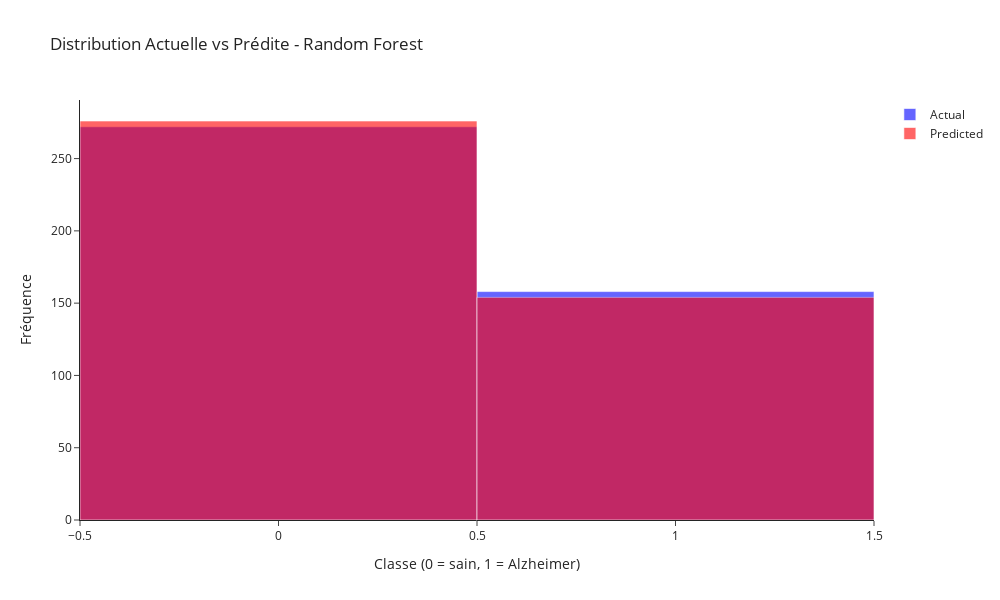

The notebook cell saved with this chart:
### Code cell
model_name = 'Random Forest'
model = RandomForestClassifier()
param_grid = {
    'model__n_estimators': [50, 100, 200],
    'model__max_depth': [3, 5, 7, None]
}

# Entraîner
best_model = train_model(model_name, model, param_grid, X_train, y_train)

# Évaluer
train_acc, test_acc = evaluate_model(best_model, X_train, y_train, X_test, y_test)

# Sauvegarder
save_model_result(model_name, best_model, train_acc, test_acc)

# Visualiser
y_test_pred = best_model.predict(X_test)
plot_prediction_distribution(y_test, y_test_pred, model_name)

### Figure 1 — Plotly figure (JSON) as saved in the notebook; plotly's stock layout.template omitted (floating-point values rounded to 4 significant figures; data arrays with more than 128 entries replaced by an {"elided": "..."} marker saying what was removed)
{"data": [{"marker": {"color": "blue"}, "name": "Actual", "opacity": 0.6, "type": "histogram", "x": {"elided": "430 int values"}}, {"marker": {"color": "red"}, "name": "Predicted", "opacity": 0.6, "type": "histogram", "x": {"elided": "430 int values"}}], "layout": {"barmode": "overlay", "height": 600, "title": {"text": "Distribution Actuelle vs Prédite - Random Forest"}, "width": 1000, "xaxis": {"title": {"text": "Classe (0 = sain, 1 = Alzheimer)"}}, "yaxis": {"title": {"text": "Fréquence"}}}}
